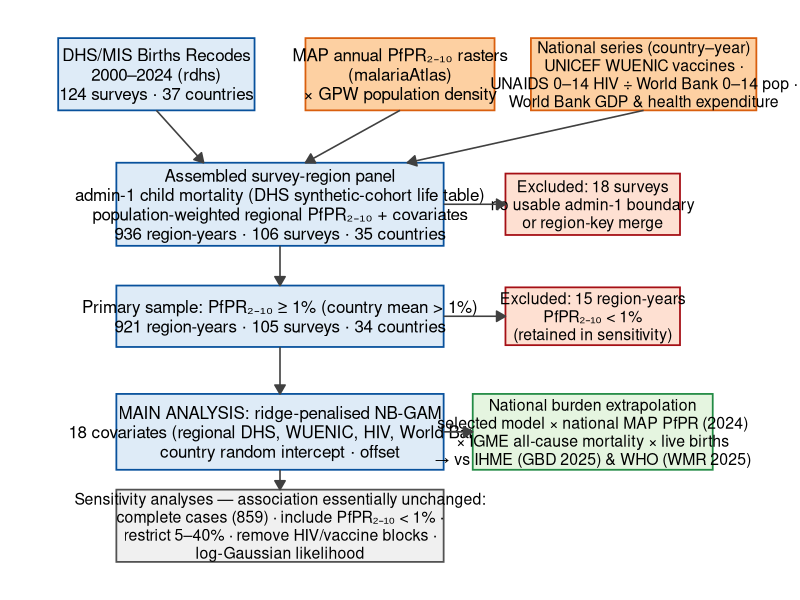

Generate this figure with R:
# =============================================================================
# 11_study_flow.R — analysis flow diagram for the DHS/MIS malaria-prevalence
# vs child-mortality study. (Ported from the legacy R/37_study_flow.R.)
#
# Two things are shown together:
#   (1) the survey-inclusion funnel (enumerate -> assembled panel 936 ->
#       primary sample 921 -> main analysis), and
#   (2) the external, non-DHS data that flow INTO the panel and covariate
#       block: MAP PfPR2-10 rasters, UNICEF WUENIC vaccine coverage, and
#       derived child HIV prevalence (UNAIDS numbers / World Bank child
#       population), plus World Bank economic covariates.
#
# Self-contained: needs only ggplot2. Writes the figure to the DHS-rebuild
# results directory so it sits alongside the other manuscript figures.
# =============================================================================
suppressMessages(library(ggplot2))

OUT_DIR <- file.path("results", "dhs_rebuild")
dir.create(OUT_DIR, recursive = TRUE, showWarnings = FALSE)

# palette: main funnel (blue), external sources (orange), exclusions (red),
# downstream burden (green), sensitivity (grey)
MB <- "#08519c"; MF <- "#deebf7"      # main
OB <- "#d95f0e"; OF <- "#fdd0a2"      # outside/external data
EB <- "#a50f15"; EF <- "#fee0d2"      # excluded
GB <- "#238b45"; GF <- "#e5f5e0"      # burden
SB <- "#525252"; SF <- "#f0f0f0"      # sensitivity

box <- function(xc, yc, label, fill, border, hw, hh, size = 4.3)
  list(geom_rect(aes(xmin = xc - hw, xmax = xc + hw, ymin = yc - hh, ymax = yc + hh),
                 fill = fill, colour = border, linewidth = 0.6),
       annotate("text", x = xc, y = yc, label = label, size = size, lineheight = 0.95))
arr <- function(x0, y0, x1, y1, colour = "grey25")
  annotate("segment", x = x0, y = y0, xend = x1, yend = y1,
           arrow = arrow(length = unit(2.6, "mm"), type = "closed"),
           linewidth = 0.55, colour = colour)

p <- ggplot() +
  # ---- external data sources (top band) ----
  box(3.3, 13.2,
      "DHS/MIS Births Recodes\n2000–2024 (rdhs)\n124 surveys · 37 countries",
      MF, MB, 2.7, 1.0) +
  box(10.0, 13.2,
      "MAP annual PfPR₂₋₁₀ rasters\n(malariaAtlas)\n× GPW population density",
      OF, OB, 2.6, 1.0) +
  box(16.7, 13.2,
      "National series (country–year)\nUNICEF WUENIC vaccines ·\nUNAIDS 0–14 HIV ÷ World Bank 0–14 pop ·\nWorld Bank GDP & health expenditure",
      OF, OB, 3.1, 1.0, size = 4.0) +

  # ---- inclusion funnel ----
  box(6.7, 9.6,
      "Assembled survey-region panel\nadmin-1 child mortality (DHS synthetic-cohort life table)\npopulation-weighted regional PfPR₂₋₁₀ + covariates\n936 region-years · 106 surveys · 35 countries",
      MF, MB, 4.5, 1.15) +
  box(15.3, 9.6,
      "Excluded: 18 surveys\nno usable admin-1 boundary\nor region-key merge",
      EF, EB, 2.4, 0.85, size = 4.0) +

  box(6.7, 6.5,
      "Primary sample: PfPR₂₋₁₀ ≥ 1% (country mean > 1%)\n921 region-years · 105 surveys · 34 countries",
      MF, MB, 4.5, 0.85) +
  box(15.3, 6.5,
      "Excluded: 15 region-years\nPfPR₂₋₁₀ < 1%\n(retained in sensitivity)",
      EF, EB, 2.4, 0.8, size = 4.0) +

  box(6.7, 3.3,
      "MAIN ANALYSIS: ridge-penalised NB-GAM\n18 covariates (regional DHS, WUENIC, HIV, World Bank)\ncountry random intercept · offset",
      MF, MB, 4.5, 1.05) +
  box(15.3, 3.3,
      "National burden extrapolation\nselected model × national MAP PfPR (2024)\n× IGME all-cause mortality × live births\n→ vs IHME (GBD 2025) & WHO (WMR 2025)",
      GF, GB, 3.3, 1.05, size = 4.0) +

  box(6.7, 0.7,
      "Sensitivity analyses — association essentially unchanged:\ncomplete cases (859) · include PfPR₂₋₁₀ < 1% ·\nrestrict 5–40% · remove HIV/vaccine blocks ·\nlog-Gaussian likelihood",
      SF, SB, 4.5, 1.0, size = 4.0) +

  # ---- arrows: sources into the panel ----
  arr(3.3, 13.2 - 1.0, 4.6, 9.6 + 1.15) +
  arr(10.0, 13.2 - 1.0, 7.4, 9.6 + 1.15) +
  arr(16.7, 13.2 - 1.0, 10.2, 9.6 + 1.15) +
  # ---- funnel arrows ----
  arr(6.7, 9.6 - 1.15, 6.7, 6.5 + 0.85) +
  arr(6.7, 6.5 - 0.85, 6.7, 3.3 + 1.05) +
  arr(6.7, 3.3 - 1.05, 6.7, 0.7 + 1.0) +
  # ---- exclusions + burden branch ----
  arr(6.7 + 4.5, 9.6, 15.3 - 2.4, 9.6) +
  arr(6.7 + 4.5, 6.5, 15.3 - 2.4, 6.5) +
  arr(6.7 + 4.5, 3.3, 15.3 - 3.3, 3.3) +

  coord_cartesian(xlim = c(0, 20), ylim = c(-0.6, 14.5)) +
  theme_void()

ggsave(file.path(OUT_DIR, "study_flow_diagram.png"), p,
       width = 12, height = 7.9, dpi = 320, bg = "white")
cat("saved:", file.path(OUT_DIR, "study_flow_diagram.png"), "\n")
